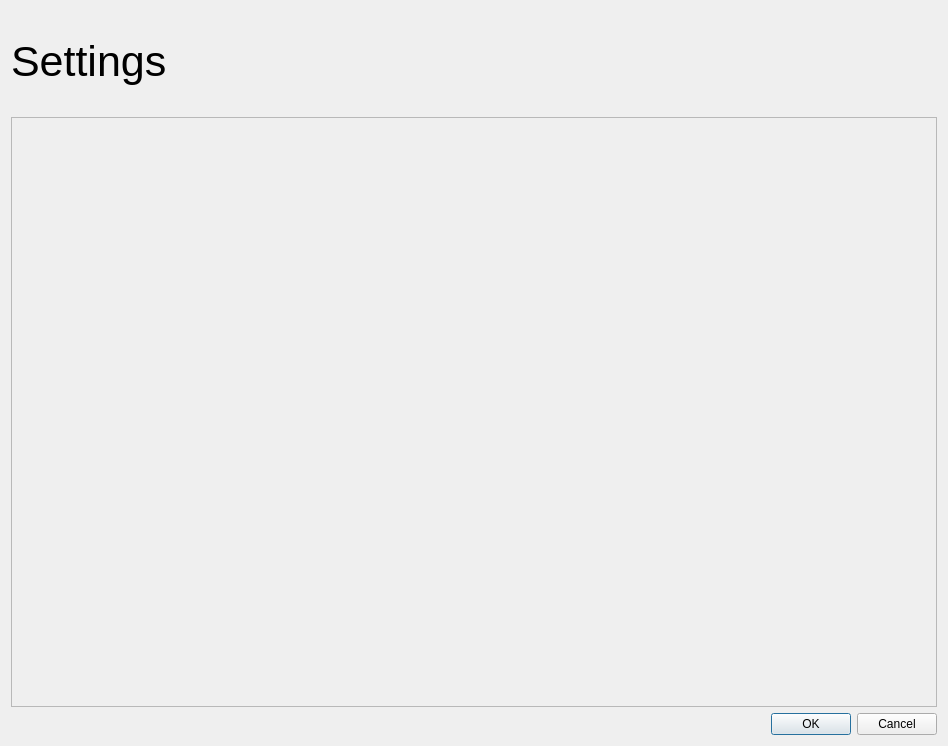
<?xml version="1.0" encoding="UTF-8"?>
<ui version="4.0">
 <class>SettingsWindow</class>
 <widget class="QWidget" name="SettingsWindow">
  <property name="geometry">
   <rect>
    <x>0</x>
    <y>0</y>
    <width>948</width>
    <height>746</height>
   </rect>
  </property>
  <property name="windowTitle">
   <string>Form</string>
  </property>
  <layout class="QVBoxLayout" name="verticalLayout">
   <item>
    <widget class="QLabel" name="title">
     <property name="sizePolicy">
      <sizepolicy hsizetype="Minimum" vsizetype="Minimum">
       <horstretch>0</horstretch>
       <verstretch>0</verstretch>
      </sizepolicy>
     </property>
     <property name="minimumSize">
      <size>
       <width>0</width>
       <height>100</height>
      </size>
     </property>
     <property name="maximumSize">
      <size>
       <width>16777215</width>
       <height>100</height>
      </size>
     </property>
     <property name="font">
      <font>
       <pointsize>32</pointsize>
       <bold>false</bold>
      </font>
     </property>
     <property name="text">
      <string>Settings</string>
     </property>
     <property name="margin">
      <number>10</number>
     </property>
    </widget>
   </item>
   <item>
    <widget class="QFrame" name="frame">
     <property name="sizePolicy">
      <sizepolicy hsizetype="MinimumExpanding" vsizetype="MinimumExpanding">
       <horstretch>0</horstretch>
       <verstretch>0</verstretch>
      </sizepolicy>
     </property>
     <property name="frameShape">
      <enum>QFrame::Shape::StyledPanel</enum>
     </property>
     <property name="frameShadow">
      <enum>QFrame::Shadow::Sunken</enum>
     </property>
    </widget>
   </item>
   <item>
    <widget class="QDialogButtonBox" name="buttonBox">
     <property name="standardButtons">
      <set>QDialogButtonBox::StandardButton::Cancel|QDialogButtonBox::StandardButton::Ok</set>
     </property>
    </widget>
   </item>
  </layout>
 </widget>
 <resources/>
 <connections/>
</ui>
